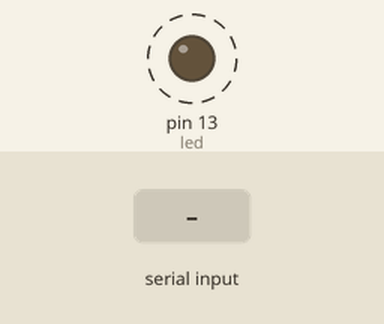
Simulated run of this sketch. Board: Arduino Uno, built with avr-gcc and run on an emulated ATmega328P. Parts: output pins drawn as LEDs (lit = HIGH). Dashed ring = blinking. Inputs (shaded band) come from the test bench. What the sketch prints to the serial monitor is not drawn.

Above: at 1.1 s.
3.1 s: byte 30 received over Serial
At 3.1 s:
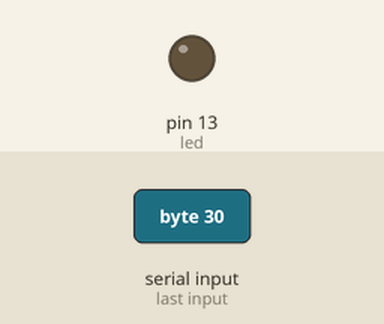
At 4.5 s:
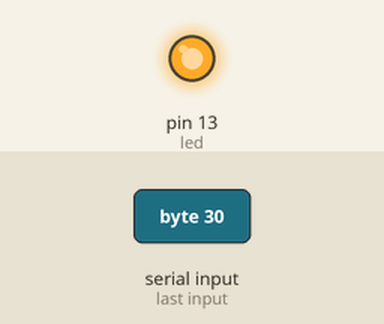
Timing chart, 0 to 35.5 s (numbered marks = the images above; inputs shaded):
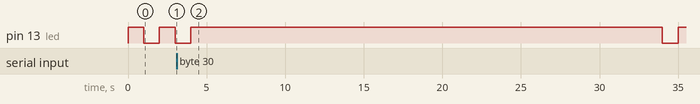

The sketch:

MyChromeBlink.ino
```cpp
// (licence header left out)
// Pin 13 has an LED connected on most Arduino boards.
// give it a name:
int led = 13;
int lightOnLength = 1;
int blinkCount = 0;

// the setup routine runs once when you press reset:
void setup() {
  Serial.begin(9600);
  // initialize the digital pin as an output.
  pinMode(led, OUTPUT);
}

// the loop routine runs over and over again forever:
void loop() {
  Serial.print(1);
  Serial.print("a"); // My Command Values
  digitalWrite(led, HIGH);   // turn the LED on (HIGH is the voltage level)
  delay(lightOnLength * 1000);               // wait for a second
  Serial.print(0);
  Serial.print("a"); // My Command Values
  digitalWrite(led, LOW);    // turn the LED off by making the voltage LOW
  delay(1000);               // wait for a second

  while (Serial.available() > 0) {
    lightOnLength = Serial.read();
      Serial.print(lightOnLength);
      Serial.print("b"); // My Command Values
    if (lightOnLength <= 0)
      lightOnLength = 1;
  }

  Serial.print(blinkCount++);
  Serial.print("c"); // My Command Values
}
```
